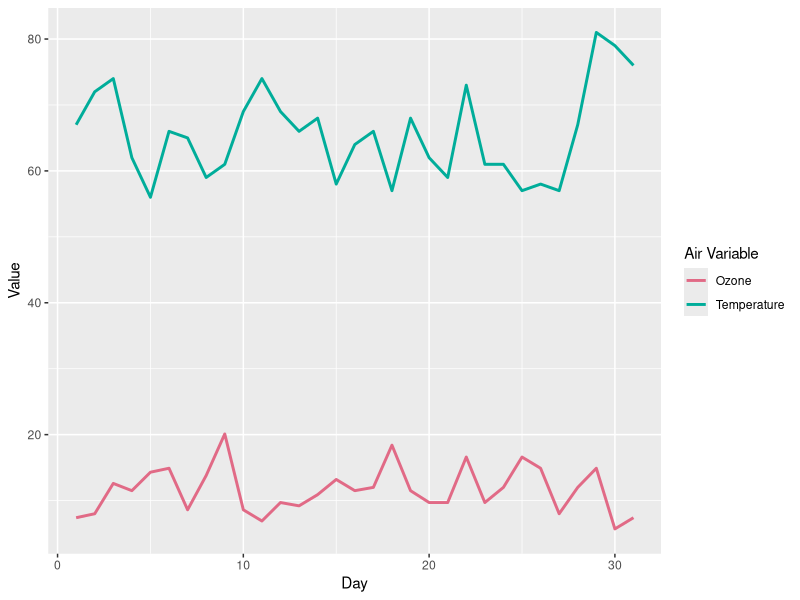

Write R code to recreate this figure.
## ---- chunk 1
library(ggplot2)
library(dplyr)
data(airquality)
tall_table = data.frame("Day" = c(1, 1, 2, 2, 3, 3), "Variable" = c("Ozone", "Temp", "Ozone", "Temp", "Ozone", "Temp"), "Value" = c(41, 67, 36, 72, 12, 74))
## ---- chunk 2
tall_table
## ---- chunk 3
head(airquality)
## ---- chunk 4
ggplot(airquality %>% filter(Month == 5)) +
  geom_line(mapping = aes(x = Day, y = Wind, colour = "1"), linewidth = 1) +
  geom_line(mapping = aes(x = Day, y = Temp, colour = "2"), linewidth = 1) +
  labs(x = "Day", y = "Value") +
  scale_colour_manual(name = "Air Variable", values = c("#E16A86", "#00AD9A"), labels = c("Ozone", "Temperature"))
